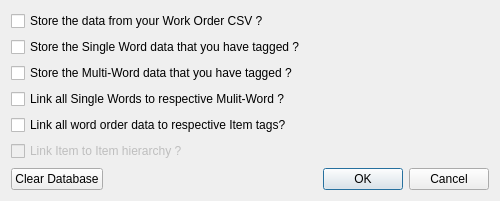
<?xml version="1.0" encoding="UTF-8"?>
<ui version="4.0">
 <class>Dialog_DialogDatabaseRunQuery</class>
 <widget class="QDialog" name="Dialog_DialogDatabaseRunQuery">
  <property name="geometry">
   <rect>
    <x>0</x>
    <y>0</y>
    <width>500</width>
    <height>201</height>
   </rect>
  </property>
  <property name="maximumSize">
   <size>
    <width>500</width>
    <height>201</height>
   </size>
  </property>
  <property name="windowTitle">
   <string>Run Query</string>
  </property>
  <layout class="QGridLayout" name="gridLayout">
   <item row="2" column="0">
    <layout class="QGridLayout" name="gridLayout_3">
     <item row="0" column="1">
      <widget class="QDialogButtonBox" name="button_DialogDatabaseRunQuery">
       <property name="standardButtons">
        <set>QDialogButtonBox::Cancel|QDialogButtonBox::Ok</set>
       </property>
      </widget>
     </item>
     <item row="0" column="0">
      <widget class="QPushButton" name="pushButton_DialogDatabaseRunQuery_RemoveData">
       <property name="text">
        <string>Clear Database</string>
       </property>
      </widget>
     </item>
    </layout>
   </item>
   <item row="0" column="0">
    <layout class="QGridLayout" name="gridLayout_7">
     <item row="4" column="0">
      <widget class="QCheckBox" name="checkBox_DialogDatabaseRunQuery_IssueToItem">
       <property name="enabled">
        <bool>true</bool>
       </property>
       <property name="text">
        <string>Link all word order data to respective Item tags?</string>
       </property>
       <attribute name="buttonGroup">
        <string notr="true">buttonGroup_DialogDatabaseRunQuery</string>
       </attribute>
      </widget>
     </item>
     <item row="2" column="0">
      <widget class="QCheckBox" name="checkBox_DialogDatabaseRunQuery_TagNg">
       <property name="enabled">
        <bool>true</bool>
       </property>
       <property name="text">
        <string>Store the Multi-Word data that you have tagged ?</string>
       </property>
       <attribute name="buttonGroup">
        <string notr="true">buttonGroup_DialogDatabaseRunQuery</string>
       </attribute>
      </widget>
     </item>
     <item row="0" column="0">
      <widget class="QCheckBox" name="checkBox_DialogDatabaseRunQuery_OriginalData">
       <property name="enabled">
        <bool>true</bool>
       </property>
       <property name="text">
        <string>Store the data from your Work Order CSV ?</string>
       </property>
       <attribute name="buttonGroup">
        <string notr="true">buttonGroup_DialogDatabaseRunQuery</string>
       </attribute>
      </widget>
     </item>
     <item row="1" column="0">
      <widget class="QCheckBox" name="checkBox_DialogDatabaseRunQuery_Tag1g">
       <property name="enabled">
        <bool>true</bool>
       </property>
       <property name="text">
        <string>Store the Single Word data that you have tagged ?</string>
       </property>
       <attribute name="buttonGroup">
        <string notr="true">buttonGroup_DialogDatabaseRunQuery</string>
       </attribute>
      </widget>
     </item>
     <item row="5" column="0">
      <widget class="QCheckBox" name="checkBox_DialogDatabaseRunQuery_ItemToItem">
       <property name="enabled">
        <bool>false</bool>
       </property>
       <property name="text">
        <string>Link Item to Item hierarchy ?</string>
       </property>
       <attribute name="buttonGroup">
        <string notr="true">buttonGroup_DialogDatabaseRunQuery</string>
       </attribute>
      </widget>
     </item>
     <item row="3" column="0">
      <widget class="QCheckBox" name="checkBox_DialogDatabaseRunQuery_1gToNg">
       <property name="enabled">
        <bool>true</bool>
       </property>
       <property name="text">
        <string>Link all Single Words to respective Mulit-Word ?</string>
       </property>
       <attribute name="buttonGroup">
        <string notr="true">buttonGroup_DialogDatabaseRunQuery</string>
       </attribute>
      </widget>
     </item>
    </layout>
   </item>
   <item row="1" column="0">
    <spacer name="verticalSpacer">
     <property name="orientation">
      <enum>Qt::Vertical</enum>
     </property>
     <property name="sizeHint" stdset="0">
      <size>
       <width>20</width>
       <height>40</height>
      </size>
     </property>
    </spacer>
   </item>
  </layout>
 </widget>
 <tabstops>
  <tabstop>checkBox_DialogDatabaseRunQuery_OriginalData</tabstop>
  <tabstop>checkBox_DialogDatabaseRunQuery_Tag1g</tabstop>
  <tabstop>checkBox_DialogDatabaseRunQuery_TagNg</tabstop>
  <tabstop>checkBox_DialogDatabaseRunQuery_1gToNg</tabstop>
  <tabstop>checkBox_DialogDatabaseRunQuery_IssueToItem</tabstop>
  <tabstop>checkBox_DialogDatabaseRunQuery_ItemToItem</tabstop>
  <tabstop>pushButton_DialogDatabaseRunQuery_RemoveData</tabstop>
 </tabstops>
 <resources/>
 <connections/>
 <buttongroups>
  <buttongroup name="buttonGroup_DialogDatabaseRunQuery">
   <property name="exclusive">
    <bool>false</bool>
   </property>
  </buttongroup>
 </buttongroups>
</ui>
